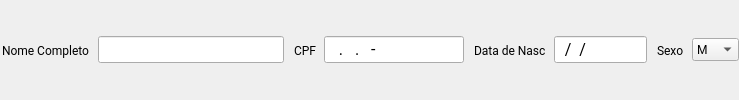
                  <widget class="QFrame" name="container_line1">
                   <property name="font">
                    <font>
                     <family>Roboto</family>
                     <pointsize>12</pointsize>
                     <italic>false</italic>
                     <bold>false</bold>
                    </font>
                   </property>
                   <property name="styleSheet">
                    <string notr="true">#container_line1{
	padding: 0;
}

QWidget &gt; QFrame &gt; QLabel {
	border: none;
	border-radius: none;
	color: #f9f9fa;
	font-size: 12px;
	padding:0;
}

QWidget &gt; QFrame &gt; QLineEdit {
	background-color: #272944;
 	padding: 0 16px;
 	border-radius: 8px;
	color: #f9f9fa;
	height: 32px
}

QWidget &gt; QFrame &gt; QLineEdit:focus {
  border: 1px solid #f9f9fa;
  background-color: transparent;
}

QWidget &gt; QFrame &gt; QComboBox {
	background-color: #272944;
	padding: 0 16px;
	border-radius: 8px;
	color: #f9f9fa;
	height: 32px
}

QWidget &gt; QFrame &gt; QComboBox:on {
 	border: 1px solid #f9f9fa;
 	background-color: transparent;
}

QWidget &gt; QFrame &gt; QComboBox::drop-down {
	width: 16px;
	border-left-width: 1px;
	border-left-color: darkgray;
	border-left-style: solid;
}

QWidget &gt; QFrame &gt; QComboBox  QAbstractItemView {
	padding: 0;
 	background-color: transparent;
	color: #f9f9fa
}</string>
                   </property>
                   <layout class="QHBoxLayout" name="cadastroHorizontal_1" stretch="0,4,0,3,0,2,0,1">
                    <property name="spacing">
                     <number>8</number>
                    </property>
                    <property name="leftMargin">
                     <number>0</number>
                    </property>
                    <property name="topMargin">
                     <number>0</number>
                    </property>
                    <property name="rightMargin">
                     <number>0</number>
                    </property>
                    <property name="bottomMargin">
                     <number>0</number>
                    </property>
                    <item>
                     <widget class="QLabel" name="label">
                      <property name="font">
                       <font>
                        <family>Segoe UI</family>
                        <pointsize>9</pointsize>
                        <italic>false</italic>
                        <bold>false</bold>
                       </font>
                      </property>
                      <property name="cursor">
                       <cursorShape>ArrowCursor</cursorShape>
                      </property>
                      <property name="styleSheet">
                       <string notr="true">font: 9pt &quot;Segoe UI&quot;;</string>
                      </property>
                      <property name="text">
                       <string>Nome Completo</string>
                      </property>
                      <property name="indent">
                       <number>2</number>
                      </property>
                     </widget>
                    </item>
                    <item>
                     <widget class="QLineEdit" name="line_nome"/>
                    </item>
                    <item>
                     <widget class="QLabel" name="label_2">
                      <property name="font">
                       <font>
                        <family>Segoe UI</family>
                        <pointsize>9</pointsize>
                        <italic>false</italic>
                        <bold>false</bold>
                       </font>
                      </property>
                      <property name="cursor">
                       <cursorShape>ArrowCursor</cursorShape>
                      </property>
                      <property name="styleSheet">
                       <string notr="true">font: 9pt &quot;Segoe UI&quot;;</string>
                      </property>
                      <property name="text">
                       <string>CPF</string>
                      </property>
                      <property name="indent">
                       <number>2</number>
                      </property>
                     </widget>
                    </item>
                    <item>
                     <widget class="QLineEdit" name="line_cpf">
                      <property name="inputMask">
                       <string>999.999.999-99</string>
                      </property>
                     </widget>
                    </item>
                    <item>
                     <widget class="QLabel" name="label_3">
                      <property name="font">
                       <font>
                        <family>Segoe UI</family>
                        <pointsize>9</pointsize>
                        <italic>false</italic>
                        <bold>false</bold>
                       </font>
                      </property>
                      <property name="cursor">
                       <cursorShape>ArrowCursor</cursorShape>
                      </property>
                      <property name="styleSheet">
                       <string notr="true">font: 9pt &quot;Segoe UI&quot;;</string>
                      </property>
                      <property name="text">
                       <string>Data de Nasc</string>
                      </property>
                      <property name="indent">
                       <number>2</number>
                      </property>
                     </widget>
                    </item>
                    <item>
                     <widget class="QLineEdit" name="Line_Edit_Dt">
                      <property name="inputMask">
                       <string>99/99/9999</string>
                      </property>
                     </widget>
                    </item>
                    <item>
                     <widget class="QLabel" name="label_4">
                      <property name="font">
                       <font>
                        <family>Segoe UI</family>
                        <pointsize>9</pointsize>
                        <italic>false</italic>
                        <bold>false</bold>
                       </font>
                      </property>
                      <property name="cursor">
                       <cursorShape>ArrowCursor</cursorShape>
                      </property>
                      <property name="styleSheet">
                       <string notr="true">font: 9pt &quot;Segoe UI&quot;;</string>
                      </property>
                      <property name="text">
                       <string>Sexo</string>
                      </property>
                      <property name="indent">
                       <number>2</number>
                      </property>
                     </widget>
                    </item>
                    <item>
                     <widget class="QComboBox" name="combo_sexo">
                      <property name="font">
                       <font>
                        <pointsize>9</pointsize>
                       </font>
                      </property>
                      <item>
                       <property name="text">
                        <string>M</string>
                       </property>
                      </item>
                      <item>
                       <property name="text">
                        <string>F</string>
                       </property>
                      </item>
                     </widget>
                    </item>
                   </layout>
                  </widget>
